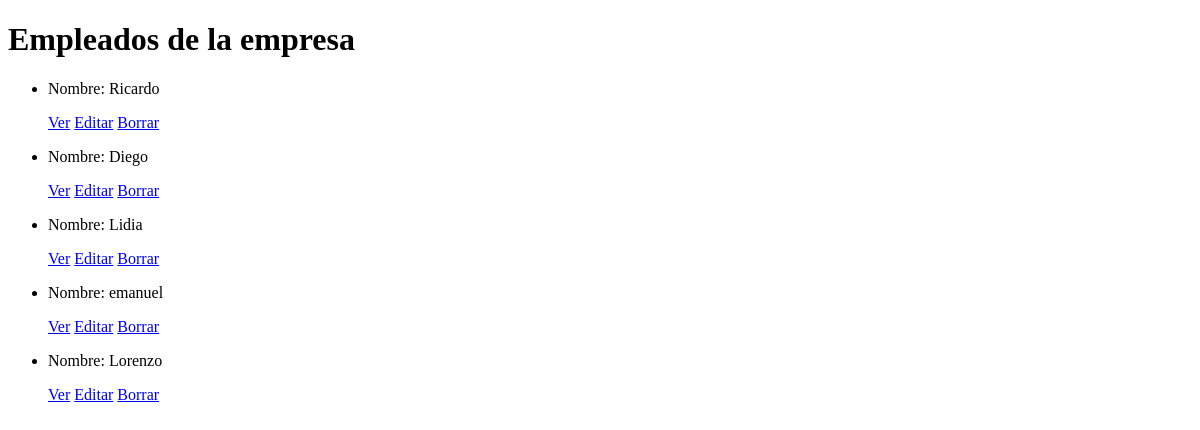
/carga_empleados/empleado/list, run on an earlier commit of the app's database.
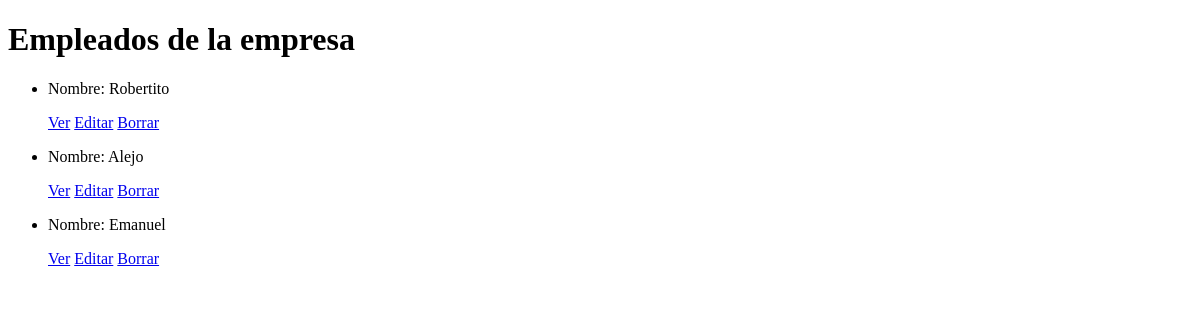
And on a later commit of the database.
### carga_empleados/models.py (models this page shows, shortened)
class Empleado(models.Model):
    nombre = models.CharField(max_length=100)
    apellido = models.CharField(max_length=100)
    cargo = models.CharField(max_length=100)

### carga_empleados/views.py (the view)
# urls.py: path('empleado/list',views.EmpleadoList.as_view(),name='list'),
class EmpleadoList(ListView):
     model=Empleado
     template_name='carga_empleados/empleado_list.html'

### carga_empleados/templates/carga_empleados/empleado_list.html (shortened to what this page needs)
<!DOCTYPE html>
<html lang="en">
<head>
</head>
<body>
    <h1> Empleados de la empresa</h1>
    <ul>
        {% for empleado in object_list %}
            <li>
                <p> Nombre: {{empleado.nombre}}</p>
                <p>
                    <a href="{% url 'Detail' empleado.id %}"> Ver</a>
                    <a href="{% url 'Edit' empleado.id %}">Editar</a>
                    <a href="{% url 'Delete' empleado.id %}"> Borrar</a>
                </p>
            </li>
        {%endfor%}
    </ul>
</body>
</html>

What changed in the data, as far as the page shows it:
removed Empleado: nombre "Ricardo"
removed Empleado: nombre "Diego"
removed Empleado: nombre "Lidia"
removed Empleado: nombre "emanuel"
removed Empleado: nombre "Lorenzo"
added Empleado: nombre "Robertito"
added Empleado: nombre "Alejo"
added Empleado: nombre "Emanuel"
